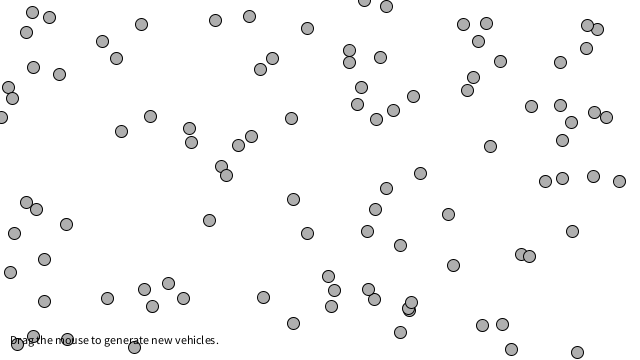
Frame 1 (no input)
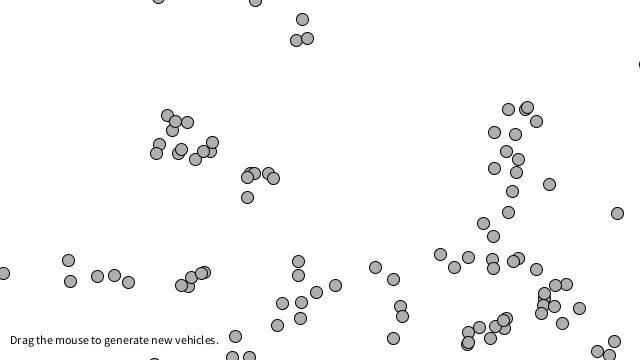
Frame 60 (the mouse pressed at the canvas centre just before this capture)
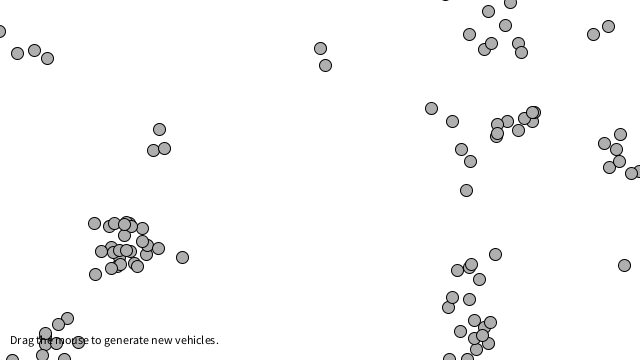
Frame 120 (the mouse held since frame 60 and released just before this capture)

The Processing sketch that drew these frames (run headless with seeded random() and noise(); from frame 60 on, the mouse is pressed at the canvas centre):

// Processing sketch: Alignment
// ── Alignment.pde
// The Nature of Code
// Daniel Shiffman
// http://natureofcode.com

// Separation
// Via Reynolds: http://www.red3d.com/cwr/steer/

// A list of vehicles
ArrayList<Vehicle> vehicles;

void setup() {
  size(640,360);
  // We are now making random vehicles and storing them in an ArrayList
  vehicles = new ArrayList<Vehicle>();
  for (int i = 0; i < 100; i++) {
    vehicles.add(new Vehicle(random(width),random(height)));
  }
}

void draw() {
  background(255);

  for (Vehicle v : vehicles) {
    // Path following and separation are worked on in this function
    v.align(vehicles);
    // Call the generic run method (update, borders, display, etc.)
    v.update();
    v.borders();
    v.display();
  }

  // Instructions
  fill(0);
  text("Drag the mouse to generate new vehicles.",10,height-16);
}


void mouseDragged() {
  vehicles.add(new Vehicle(mouseX,mouseY));
}





// ── Vehicle.pde
// The Nature of Code
// Daniel Shiffman
// http://natureofcode.com

// Vehicle class

class Vehicle {

  // All the usual stuff
  PVector location;
  PVector velocity;
  PVector acceleration;
  float r;
  float maxforce;    // Maximum steering force
  float maxspeed;    // Maximum speed

    // Constructor initialize all values
  Vehicle(float x, float y) {
    location = new PVector(x, y);
    r = 12;
    maxspeed = 3;
    maxforce = 0.2;
    acceleration = new PVector(0, 0);
    velocity = PVector.random2D();
    velocity.mult(random(1,4));
  }

  void applyForce(PVector force) {
    // We could add mass here if we want A = F / M
    acceleration.add(force);
  }

  // Alignment
  // For every nearby boid in the system, calculate the average velocity
  void align (ArrayList<Vehicle> boids) {
    float neighbordist = 30;
    PVector sum = new PVector(0, 0);
    int count = 0;
    for (Vehicle other : vehicles) {
      float d = PVector.dist(location, other.location);
      if ((d > 0) && (d < neighbordist)) {
        sum.add(other.velocity);
        count++;
      }
    }
    if (count > 0) {
      sum.div((float)count);
      sum.normalize();
      sum.mult(maxspeed);
      PVector steer = PVector.sub(sum, velocity);
      steer.limit(maxforce);
      applyForce(steer);
    } 
  }


  // Method to update location
  void update() {
    // Update velocity
    velocity.add(acceleration);
    // Limit speed
    velocity.limit(maxspeed);
    location.add(velocity);
    // Reset accelertion to 0 each cycle
    acceleration.mult(0);
  }

  void display() {
    fill(175);
    stroke(0);
    pushMatrix();
    translate(location.x, location.y);
    ellipse(0, 0, r, r);
    popMatrix();
  }

  // Wraparound
  void borders() {
    if (location.x < -r) location.x = width+r;
    if (location.y < -r) location.y = height+r;
    if (location.x > width+r) location.x = -r;
    if (location.y > height+r) location.y = -r;
  }
}
